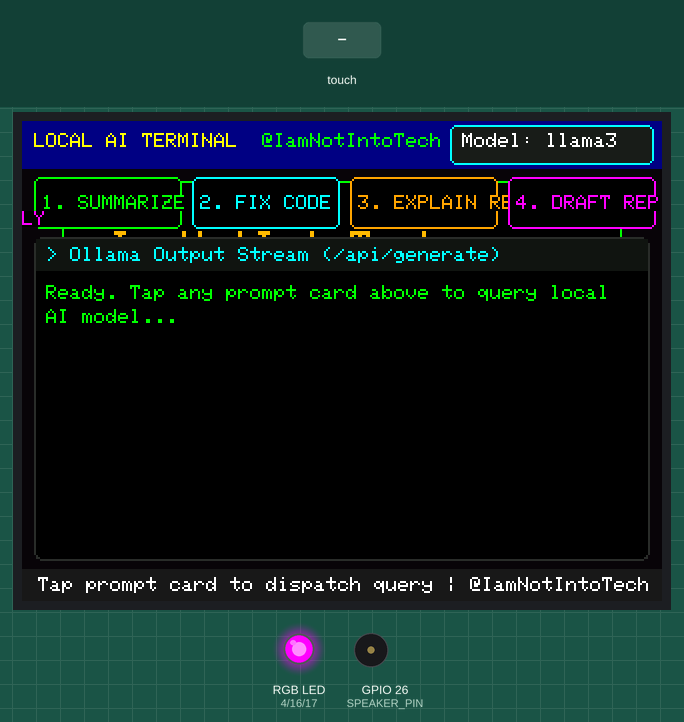
Simulated run of this sketch. Board: ESP32. Shown: 320×240 colour display, an RGB LED mixed from three pins (HIGH = lit), buzzer (waves = sounding). Inputs (shaded band) come from the test bench. WiFi joins after 1.5 s; servers stay silent unless stated; what the sketch prints to the serial monitor is not drawn.

Above: at 2.4 s.
2.5 s: touch panel pressed at 87 % / 10 % of its raw x / y range
At 3.2 s:
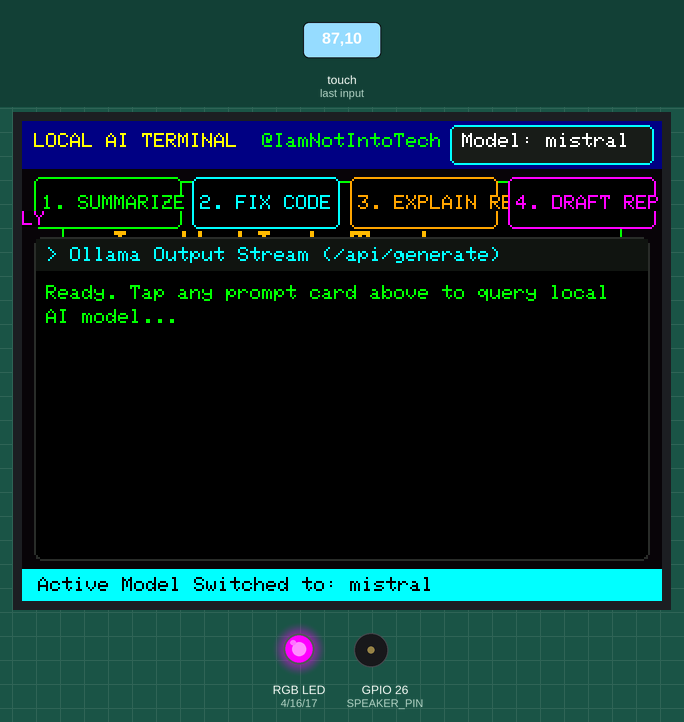
5.5 s: touch panel pressed at 13 % / 30 % of its raw x / y range
At 6.1 s:
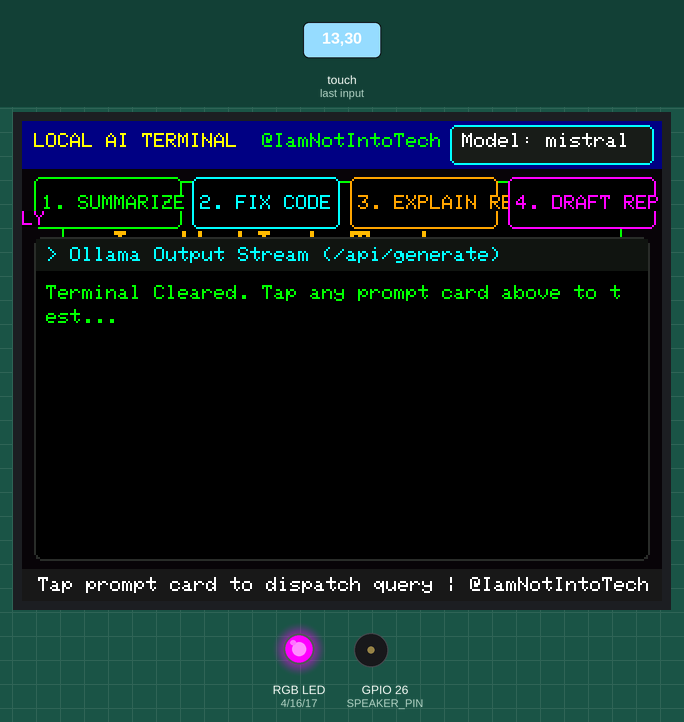
7.0 s: touch panel pressed at 87 % / 10 % of its raw x / y range
At 8.3 s:
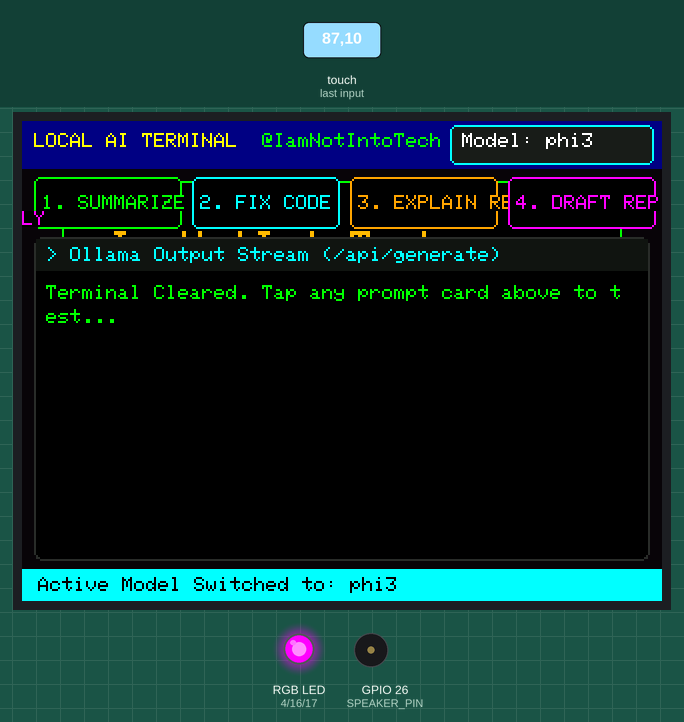
10.0 s: touch panel pressed at 87 % / 10 % of its raw x / y range
At 11.4 s:
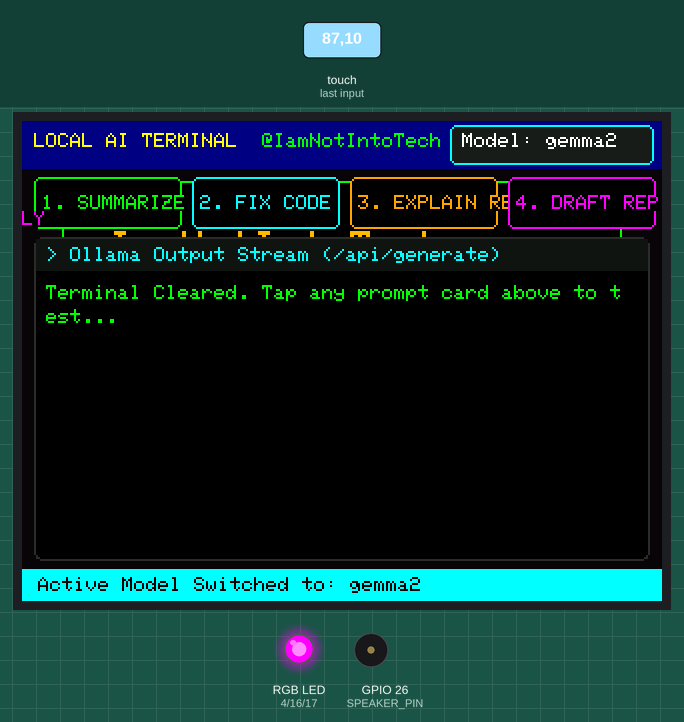
13.0 s: touch panel pressed at 87 % / 10 % of its raw x / y range
At 14.0 s:
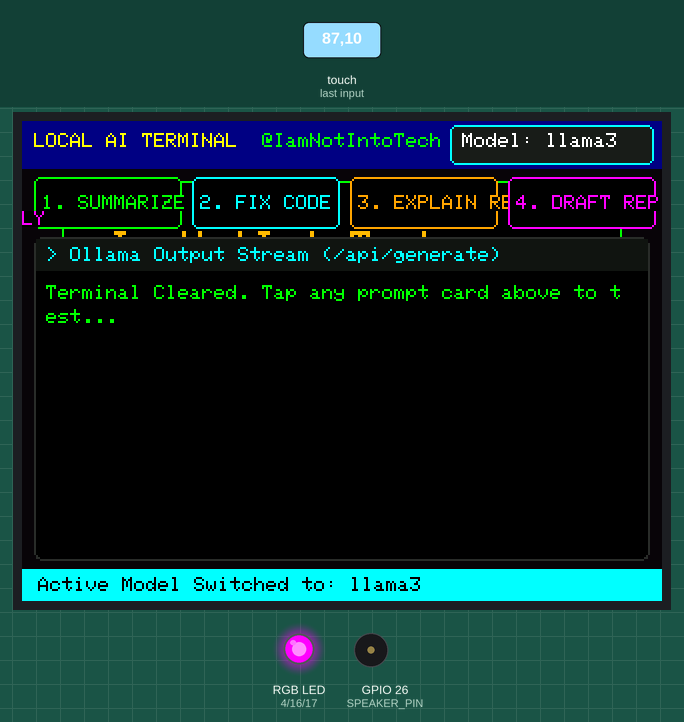
Timing chart, 0 to 16.0 s (numbered marks = the images above; inputs shaded):
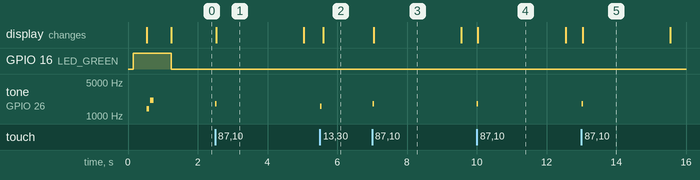

Measured:
- after the input at 2.5 s, tone on GPIO 26 (SPEAKER_PIN): silent → 1800 Hz at once, → silent 0.04 s later; the display: changes at once (image 1)
- after the input at 5.5 s, tone on GPIO 26 (SPEAKER_PIN): silent → 1600 Hz at once, → silent 0.04 s later; the display: changes after 0.09 s (image 2)
- after the input at 7.0 s, tone on GPIO 26 (SPEAKER_PIN): silent → 1800 Hz at once, → silent 0.04 s later; the display: changes at once (image 3)
- after the input at 10.0 s, tone on GPIO 26 (SPEAKER_PIN): silent → 1800 Hz at once, → silent 0.04 s later; the display: changes at once (image 4)
- after the input at 13.0 s, tone on GPIO 26 (SPEAKER_PIN): silent → 1800 Hz at once, → silent 0.04 s later; the display: changes at once (image 5)
- what the display in image 1 shows lasts 2.5 s, from 2.5 s to 5.0 s

The sketch:

05-local-ai-desk-terminal.ino
```cpp
/**
 * @file 05-local-ai-desk-terminal.ino
 * @brief Local-First Private AI Desk Terminal (Ollama Client & Streaming Engine)
 * @author Tushar Aggarwal (@tushar2704)
 * @channel IamNotIntoTech (https://youtube.com/@IamNotIntoTech)
 *
 * Hardware:
 * - Elecrow CrowPanel 2.8" / ESP32-2432S028R
 * - Display: ILI9341 320x240 (HSPI: MOSI=13, MISO=12, CLK=14, CS=15)
 * - Touch: XPT2046 Resistive Touch (VSPI: MOSI=32, MISO=39, CLK=25, CS=33)
 * - Network: ESP32 Wi-Fi + HTTP Streaming Client
 * - Audio: GPIO 26 Tone feedback
 * - RGB LED: GPIO 4, 16, 17 [Active LOW]
 */

#include <WiFi.h>
#include <HTTPClient.h>
#include <ArduinoJson.h>
#include <SPI.h>
#include <TFT_eSPI.h>
#include <XPT2046_Touchscreen.h>

// Accurate CYD 2.8" Resistive Touch SPI Pinout
#define XPT2046_MOSI  32
#define XPT2046_MISO  39
#define XPT2046_CLK   25
#define XPT2046_CS    33
#define XPT2046_IRQ   36

#define LED_RED       4
#define LED_GREEN     16
#define LED_BLUE      17
#define LDR_PIN       34
#define SPEAKER_PIN   26

// Wi-Fi & Local Ollama Host Configuration
const char* ssid = "HOMELAB_WIFI";
const char* password = "homelab_secret";
const char* ollamaHost = "http://192.168.1.50:11434/api/generate";

SPIClass touchSPI(VSPI);
XPT2046_Touchscreen ts(XPT2046_CS); // Polling mode avoids GPIO 36 interrupt lockup
TFT_eSPI tft = TFT_eSPI();

const char* models[] = {"llama3", "mistral", "phi3", "gemma2"};
#define MODEL_COUNT 4
int currentModelIdx = 0;

struct PromptCard {
  const char* title;
  const char* prompt;
  uint16_t color;
};

#define PROMPT_COUNT 4
PromptCard promptCards[PROMPT_COUNT] = {
  {"1. SUMMARIZE",    "Summarize this text in 3 concise bullet points:\n", 0x07E0}, // Green
  {"2. FIX CODE",     "Identify the bug in this code and write the fix:\n", 0x07FF}, // Cyan
  {"3. EXPLAIN REGEX", "Deconstruct and explain this regex pattern:\n",    0xFD20}, // Orange
  {"4. DRAFT REPLY",  "Draft a polite, concise professional email:\n",    0xF81F}  // Magenta
};

int cursorX = 12;
int cursorY = 82;
bool isGenerating = false;
unsigned long lastTouchTime = 0;
unsigned long footerClearTime = 0;

void setRgbLed(bool r, bool g, bool b) {
  digitalWrite(LED_RED, r ? LOW : HIGH);
  digitalWrite(LED_GREEN, g ? LOW : HIGH);
  digitalWrite(LED_BLUE, b ? LOW : HIGH);
}

void playBeep(int freq, int durationMs) {
  tone(SPEAKER_PIN, freq, durationMs);
}

void updateFooter(const char* message, uint16_t fg = TFT_WHITE, uint16_t bg = 0x18C3) {
  tft.fillRect(0, 224, 320, 16, bg);
  tft.setTextColor(fg, bg);
  tft.setTextSize(1);
  tft.setCursor(8, 228);
  tft.print(message);
}

void drawHeader() {
  tft.fillRect(0, 0, 320, 24, 0x0010);
  tft.setTextColor(0xFFE0, 0x0010);
  tft.setTextSize(1);
  tft.setCursor(6, 6);
  tft.print("LOCAL AI TERMINAL  ");
  tft.setTextColor(0x07E0, 0x0010);
  tft.print("@IamNotIntoTech");

  // Model Selector Badge (top right)
  tft.fillRoundRect(214, 2, 102, 20, 3, 0x18E3);
  tft.drawRoundRect(214, 2, 102, 20, 3, TFT_CYAN);
  tft.setTextColor(TFT_WHITE, 0x18E3);
  tft.setCursor(220, 6);
  tft.printf("Model: %s", models[currentModelIdx]);
}

void drawCard(int i, bool pressed) {
  int startX = 6;
  int startY = 28;
  int cardW = 74;
  int cardH = 26;
  int gap = 5;

  int cx = startX + i * (cardW + gap);
  uint16_t bg = pressed ? promptCards[i].color : 0x0000;
  uint16_t fg = pressed ? TFT_BLACK : promptCards[i].color;
  uint16_t border = pressed ? TFT_WHITE : promptCards[i].color;

  tft.fillRoundRect(cx, startY, cardW, cardH, 3, bg);
  tft.drawRoundRect(cx, startY, cardW, cardH, 3, border);

  tft.setTextColor(fg, bg);
  tft.setTextSize(1);
  tft.setCursor(cx + 4, startY + 9);
  tft.print(promptCards[i].title);
}

void drawPromptCards() {
  for (int i = 0; i < PROMPT_COUNT; i++) {
    drawCard(i, false);
  }
}

void drawTerminalWindow() {
  // Clear Terminal Output Area
  tft.fillRoundRect(6, 58, 308, 162, 4, 0x0000);
  tft.drawRoundRect(6, 58, 308, 162, 4, 0x2965);

  tft.fillRect(7, 59, 306, 16, 0x10A2);
  tft.setTextColor(0x07FF, 0x10A2);
  tft.setTextSize(1);
  tft.setCursor(12, 63);
  tft.print("> Ollama Output Stream (/api/generate)");

  cursorX = 12;
  cursorY = 82;

  updateFooter("Tap prompt card to dispatch query | @IamNotIntoTech");
}

void printTerminalToken(const char* text, uint16_t color) {
  tft.setTextColor(color, 0x0000);
  tft.setTextSize(1);

  for (size_t i = 0; i < strlen(text); i++) {
    char c = text[i];
    if (c == '\n' || cursorX > 298) {
      cursorX = 12;
      cursorY += 12;
      if (cursorY > 206) {
        // Wrap and clear text window body
        cursorY = 82;
        tft.fillRect(7, 76, 306, 142, 0x0000);
      }
    }
    if (c != '\n') {
      tft.setCursor(cursorX, cursorY);
      tft.print(c);
      cursorX += 6;
    }
  }
}

void simulateAiResponse(int promptIdx) {
  const char* sampleReplies[4] = {
    "- Edge AI executes 100% locally on workstation hardware.\n- Zero cloud dependencies, zero data leakage, zero API bills.\n- Sub-second UI touch latency on 2.8\" QVGA display.\n",
    "Bug identified: Memory leak in packet deserialization loop.\nFix:\nDynamicJsonDocument doc(512);\n// Always ensure document is cleared\ndoc.clear();\n",
    "Regex: ^[a-zA-Z0-9_.+-]+@[a-zA-Z0-9-]+\\.[a-zA-Z0-9-.]+$\nDeconstruction:\n- ^ / $ -> Anchor start and end of string\n- [a-zA-Z0-9_.+-]+ -> Username alphanumeric\n- @ -> Mandatory delimiter\n- Domain name and TLD extension check\n",
    "Hi Team,\n\nThanks for reaching out. The hardware firmware has been flashed, calibrated, and verified on the CYD 2.8\" unit. Ready for sign-off.\n\nBest regards,\nTushar\n"
  };

  const char* reply = sampleReplies[promptIdx];
  char token[2] = {0, 0};
  for (size_t i = 0; i < strlen(reply); i++) {
    token[0] = reply[i];
    printTerminalToken(token, 0x07E0);
    delay(18); // Natural LLM token streaming speed
  }
}

void streamOllamaQuery(int promptIdx) {
  isGenerating = true;

  // 1. Highlight card
  drawCard(promptIdx, true);
  playBeep(2200, 50);
  setRgbLed(false, false, true); // Blue = Processing

  // 2. Clear terminal window and show query banner
  drawTerminalWindow();

  char banner[64];
  snprintf(banner, sizeof(banner), "Prompt: %s", promptCards[promptIdx].title);
  updateFooter(banner, TFT_BLACK, promptCards[promptIdx].color);

  printTerminalToken("[Query Dispatched]: ", 0xFDC0);
  printTerminalToken(promptCards[promptIdx].title, 0x07FF);
  printTerminalToken("\n[Target Model]: ", 0xFDC0);
  printTerminalToken(models[currentModelIdx], 0x07E0);
  printTerminalToken("\n-----------------------------------------------\n", 0x2965);

  delay(100);
  drawCard(promptIdx, false);

  // 3. Dispatch Live Ollama Query or Fallback to Stream Simulation
  if (WiFi.status() == WL_CONNECTED) {
    HTTPClient http;
    http.begin(ollamaHost);
    http.setTimeout(8000);
    http.addHeader("Content-Type", "application/json");

    StaticJsonDocument<256> reqDoc;
    reqDoc["model"] = models[currentModelIdx];
    reqDoc["prompt"] = promptCards[promptIdx].prompt;
    reqDoc["stream"] = false;

    String reqBody;
    serializeJson(reqDoc, reqBody);

    int httpCode = http.POST(reqBody);
    if (httpCode == HTTP_CODE_OK) {
      String response = http.getString();
      StaticJsonDocument<1024> respDoc;
      deserializeJson(respDoc, response);
      const char* reply = respDoc["response"];
      printTerminalToken(reply ? reply : "[Empty Response]", 0x07E0);
    } else {
      printTerminalToken("[Local Ollama Host Offline] -> Simulating Response:\n", 0xFD20);
      simulateAiResponse(promptIdx);
    }
    http.end();
  } else {
    printTerminalToken("[Standalone Demo Mode] -> Simulating Response:\n", 0x07FF);
    simulateAiResponse(promptIdx);
  }

  printTerminalToken("\n[Generation Complete]", 0xFDC0);
  playBeep(2600, 80);
  setRgbLed(false, true, false); // Green = Done
  isGenerating = false;
  footerClearTime = millis() + 4000;
}

void setup() {
  Serial.begin(115200);
  delay(150);

  Serial.println("\n--- [Elecrow 2.8 CYD] 05 Local AI Desk Terminal ---");
  Serial.println("Channel: @IamNotIntoTech");
  Serial.println("Author: Tushar Aggarwal (@tushar2704)");

  pinMode(LED_RED, OUTPUT);
  pinMode(LED_GREEN, OUTPUT);
  pinMode(LED_BLUE, OUTPUT);
  setRgbLed(true, false, false); // Red = Init

  pinMode(SPEAKER_PIN, OUTPUT);
  pinMode(LDR_PIN, INPUT);

  tft.init();
  tft.setRotation(1);
  tft.fillScreen(TFT_BLACK);

  // Dedicated CYD 2.8" Resistive Touch initialization
  touchSPI.begin(XPT2046_CLK, XPT2046_MISO, XPT2046_MOSI, XPT2046_CS);
  ts.begin(touchSPI);
  ts.setRotation(1);

  // Background Wi-Fi attempt (non-blocking)
  WiFi.mode(WIFI_STA);
  WiFi.begin(ssid, password);

  // Splash Screen
  tft.fillRect(0, 0, 320, 240, 0x0821);
  tft.fillRoundRect(20, 30, 280, 180, 8, 0x0000);
  tft.drawRoundRect(20, 30, 280, 180, 8, 0x07E0);

  tft.setTextColor(0xFDC0, 0x0000);
  tft.setTextSize(2);
  tft.setCursor(44, 55);
  tft.print("IamNotIntoTech");

  tft.setTextColor(TFT_WHITE, 0x0000);
  tft.setTextSize(1);
  tft.setCursor(44, 90);
  tft.print("ELECROW 2.8\" CYD PROJECT SUITE");

  tft.setTextColor(0x07FF, 0x0000);
  tft.setCursor(44, 115);
  tft.print("Project 05: Local AI Desk Terminal");

  tft.setTextColor(TFT_DARKGREY, 0x0000);
  tft.setCursor(44, 140);
  tft.print("Ollama Client | Touch Prompts | Streaming");

  playBeep(1400, 80);
  delay(100);
  playBeep(2100, 100);
  delay(500);

  drawHeader();
  drawPromptCards();
  drawTerminalWindow();
  printTerminalToken("Ready. Tap any prompt card above to query local AI model...\n", 0x07E0);
  setRgbLed(false, true, false); // Green = Ready
}

void loop() {
  // Clear action message in footer after timeout
  if (footerClearTime > 0 && millis() > footerClearTime) {
    footerClearTime = 0;
    updateFooter(WiFi.status() == WL_CONNECTED ? "Wi-Fi: Connected | Tap prompt card" : "Standalone Demo Mode | Tap prompt card");
  }

  // Touch Handling
  if (!isGenerating && ts.touched()) {
    TS_Point p = ts.getPoint();
    if (p.z > 50 || ts.touched()) {
      if (millis() - lastTouchTime > 200) {
        lastTouchTime = millis();

        // Elecrow 2.8" CYD Landscape calibration (non-inverted Y)
        int screenX = map(p.x, 240, 3800, 0, 320);
        int screenY = map(p.y, 240, 3800, 0, 240);
        screenX = constrain(screenX, 0, 319);
        screenY = constrain(screenY, 0, 239);

        Serial.printf("[TOUCH] Raw X=%d, Y=%d, Z=%d -> Screen (%d, %d)\n", p.x, p.y, p.z, screenX, screenY);

        // 1. Model Selector Badge click (X: 210 to 320, Y: 0 to 26)
        if (screenX >= 210 && screenY <= 26) {
          currentModelIdx = (currentModelIdx + 1) % MODEL_COUNT;
          playBeep(1800, 40);
          drawHeader();
          char buf[48];
          snprintf(buf, sizeof(buf), "Active Model Switched to: %s", models[currentModelIdx]);
          updateFooter(buf, TFT_BLACK, 0x07FF);
          footerClearTime = millis() + 2500;
          return;
        }

        // 2. Prompt Cards click (Y: 26 to 58)
        if (screenY >= 26 && screenY <= 58) {
          int cardIdx = -1;
          if (screenX >= 4 && screenX < 82) cardIdx = 0;
          else if (screenX >= 82 && screenX < 161) cardIdx = 1;
          else if (screenX >= 161 && screenX < 240) cardIdx = 2;
          else if (screenX >= 240 && screenX <= 318) cardIdx = 3;

          if (cardIdx >= 0 && cardIdx < PROMPT_COUNT) {
            streamOllamaQuery(cardIdx);
            return;
          }
        }

        // 3. Terminal Output Window tap (Y: 62 to 220) -> Clear Terminal
        if (screenY >= 62 && screenY <= 220) {
          playBeep(1600, 40);
          drawTerminalWindow();
          printTerminalToken("Terminal Cleared. Tap any prompt card above to test...\n", 0x07E0);
          return;
        }

        // 4. Footer tap -> Show system diagnostic info
        if (screenY > 220) {
          playBeep(1400, 30);
          char diag[64];
          snprintf(diag, sizeof(diag), "RAM: %d KB free | Chip: ESP32-D0WD", ESP.getFreeHeap() / 1024);
          updateFooter(diag, TFT_YELLOW, 0x0010);
          footerClearTime = millis() + 3000;
          return;
        }
      }
    }
  }

  delay(20);
}
```
